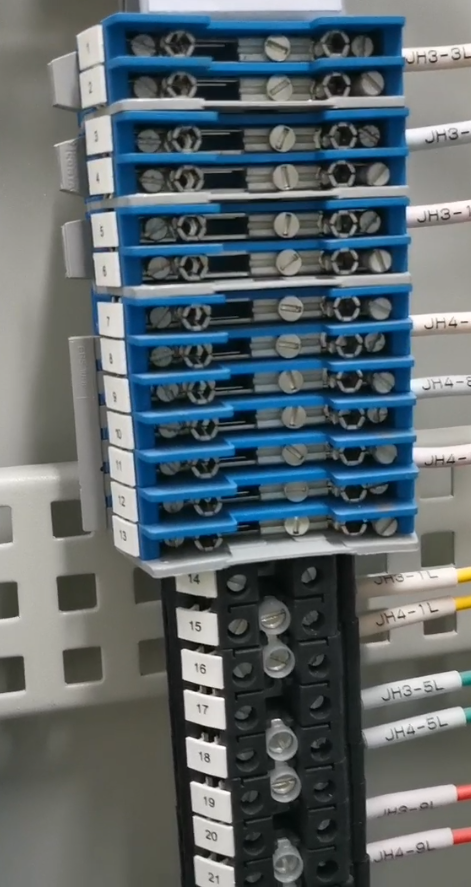
#> input picture source/10141.png, 471 x 887 px, given as the content of the folder ../../source/train_data/image/, which was not available
$ python preprocess.py   (older library calls are emulated)
#> lines starting #> are read from the running program, lines starting #| are printed output that depends on the picture
import numpy as np
from PIL import Image, ImageDraw
import os
import random
from tqdm import tqdm

# 运行入口文件
from . import cfg
from .label import shrink
from math import log
# import cfg
# from label import shrink

# 得到各边向量
# 返回顺序为W1，W2， H1，H2
# 从起始边逆时针顺序
# [127 lines left out: functions _get_side_vector, _get_rec_center, reorder_rec, batch_reorder_vertexes, reorder_vertexes, resize_image, not called in this run]


def preprocess():
    # 路径示意：
    # data_dir:
    #     origin_image_dir;
    #     origin_txt_dir;
    #     train_image_dir;
    #     train_label_dir;
    #     show_gt_image_dir_name;
    #     show_act_image_dir_name;
    data_dir = cfg.data_dir
    # origin dir为数据集原始目录 包括image/txt两部分
    origin_image_dir = os.path.join(data_dir, cfg.origin_image_dir_name)
    origin_txt_dir = os.path.join(data_dir, cfg.origin_txt_dir_name)
    train_image_dir = os.path.join(data_dir, cfg.train_image_dir_name)
    train_label_dir = os.path.join(data_dir, cfg.train_label_dir_name)
    # 不存在train和label文件夹就创建
    if not os.path.exists(train_image_dir):
        os.mkdir(train_image_dir)
    if not os.path.exists(train_label_dir):
        os.mkdir(train_label_dir)

    # True
    draw_gt_quad = cfg.draw_gt_quad

    show_gt_image_dir = os.path.join(data_dir, cfg.show_gt_image_dir_name)
    if not os.path.exists(show_gt_image_dir):
        os.mkdir(show_gt_image_dir)
    show_act_image_dir = os.path.join(cfg.data_dir, cfg.show_act_image_dir_name)
    if not os.path.exists(show_act_image_dir):
        os.mkdir(show_act_image_dir)

    o_img_list = os.listdir(origin_image_dir)
    print('found %d origin images.' % len(o_img_list))
    # 设置训练集
    train_val_set = []
    # tqdm是进度条
    # o_img_fname为数据集中图片名

    for o_img_fname, _ in zip(o_img_list, tqdm(range(len(o_img_list)))):
        # with open(os.path.join(origin_txt_dir,
        #                    o_img_fname[:-4] + '.txt'), 'r', encoding="UTF-8") as f:
        #     # print("img file: ", o_img_fname[:-4])
        #     # 单张图片标注信息
        #     anno_list = f.readlines()

        with Image.open(os.path.join(origin_image_dir, o_img_fname)) as im:
            # d_wight, d_height = resize_image(im)
            # 增加随机resize
            # print(o_img_fname)
#> im is the input picture: PIL image 471x887 RGB; mean R, G, B 93, 103.6, 108
            d_wight, d_height = cfg.max_train_img_size, cfg.max_train_img_size
            scale_ratio_w = d_wight / im.width
#> scale_ratio_w = 1.77
            scale_ratio_h = d_height / im.height
#> scale_ratio_h = 0.938
            # Image.NEARSET -> Image.ANTIALIAS
            im = im.resize((d_wight, d_height), Image.ANTIALIAS).convert('RGB')
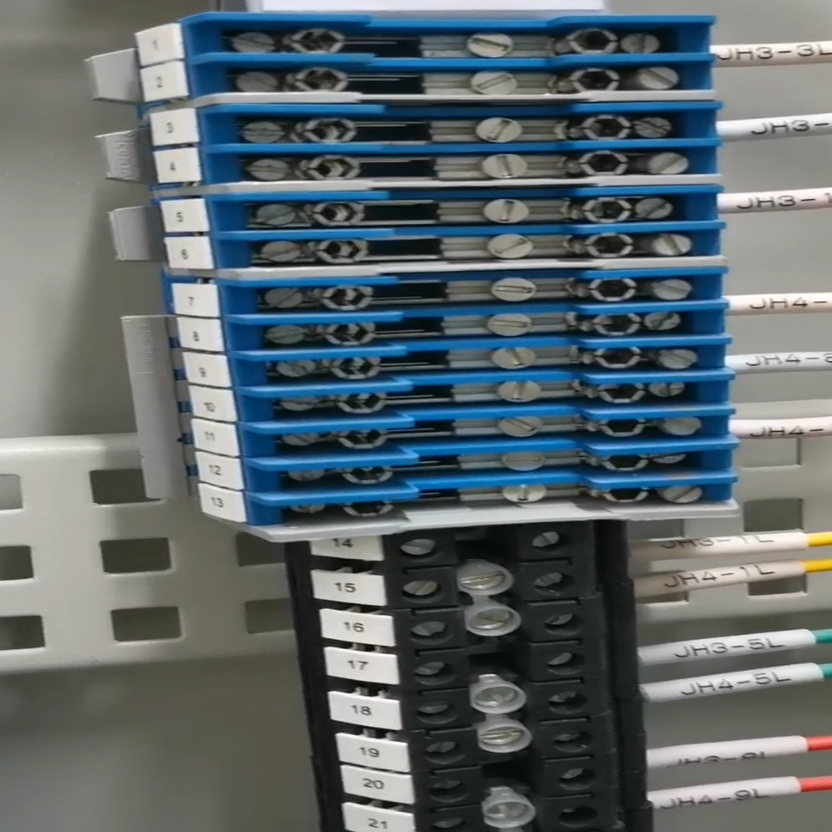
#> im: PIL image 832x832 RGB; mean R, G, B 93, 103.6, 108
            show_gt_im = im.copy()

            # draw on the img
            draw = ImageDraw.Draw(show_gt_im)
#> (the run stopped early here; a loop or call above may not have finished)

$ run again, on source/2.png
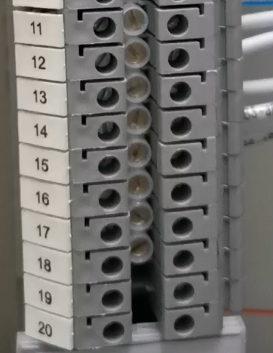
#> input picture source/2.png, 273 x 353 px, given as the content of the folder ../../source/train_data/image/, which was not available
#> in preprocess, im is the input picture: PIL image 273x353 RGB; mean R, G, B 113.2, 111.6, 108.5
#> in preprocess, `im = im.resize((d_wight, d_height), Image.ANTIALIAS).convert('RGB')`:
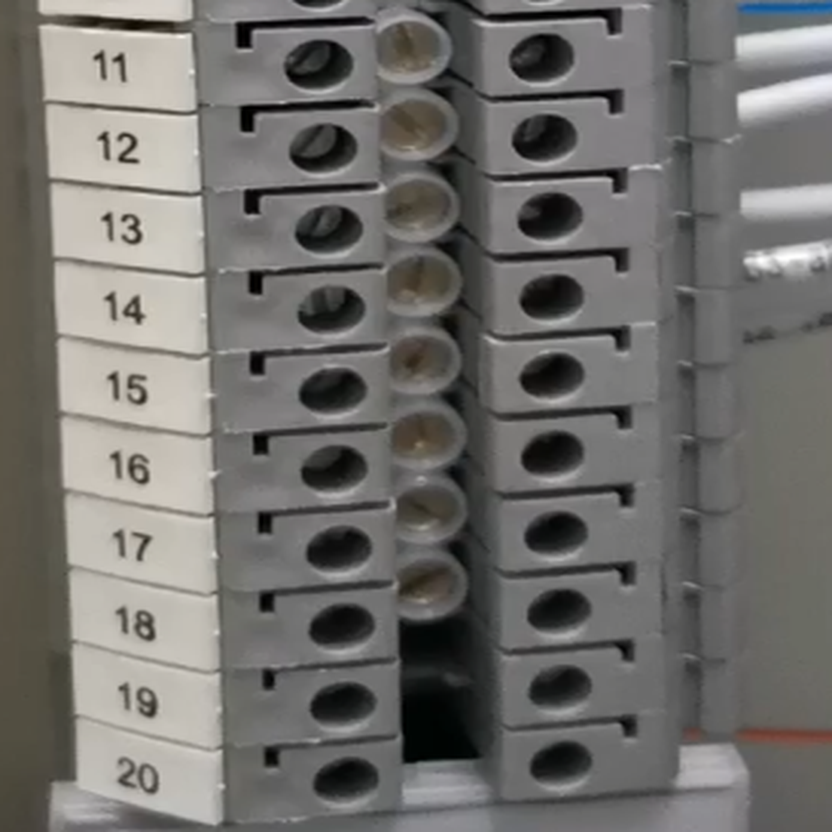
#> im: PIL image 832x832 RGB; mean R, G, B 113.2, 111.6, 108.5

$ run again, on source/terminal_29.jpg
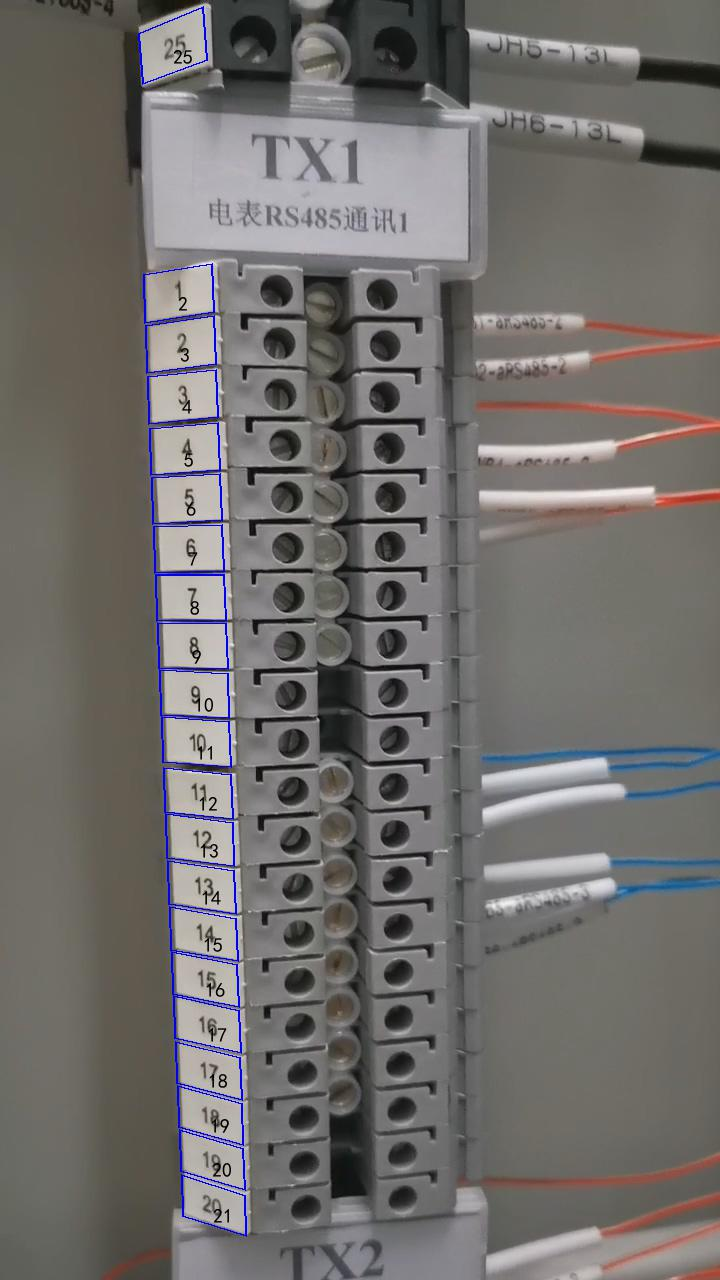
#> input picture source/terminal_29.jpg, 720 x 1280 px, given as the content of the folder ../../source/train_data/image/, which was not available
#> in preprocess, im is the input picture: PIL image 720x1280 RGB; mean R, G, B 113.1, 110.2, 108.3
#> in preprocess, `im = im.resize((d_wight, d_height), Image.ANTIALIAS).convert('RGB')`:
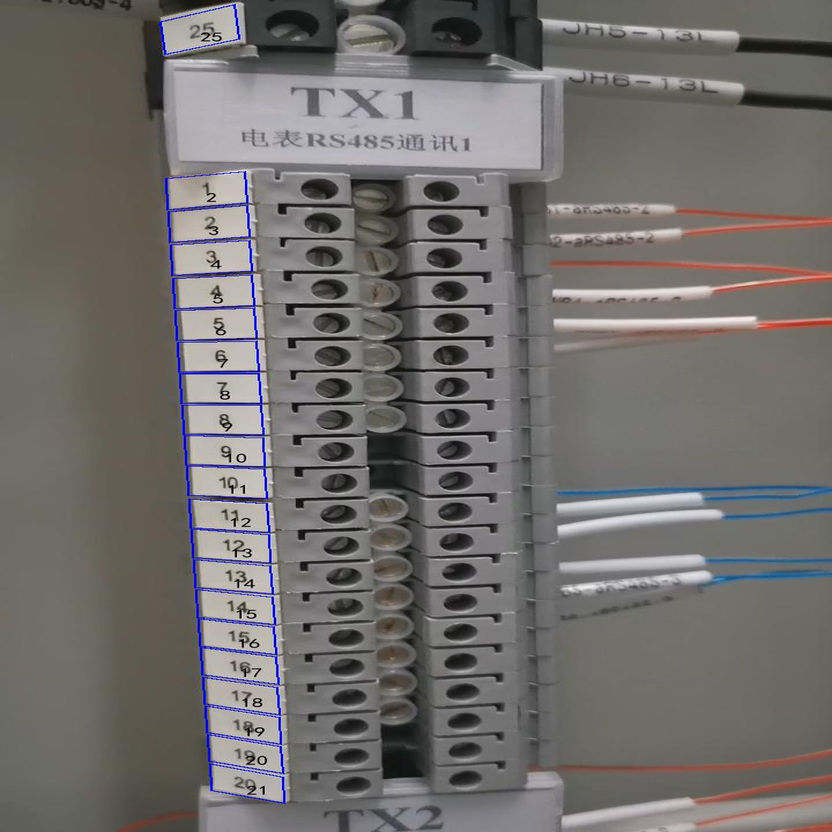
#> im: PIL image 832x832 RGB; mean R, G, B 113.1, 110.3, 108.3
